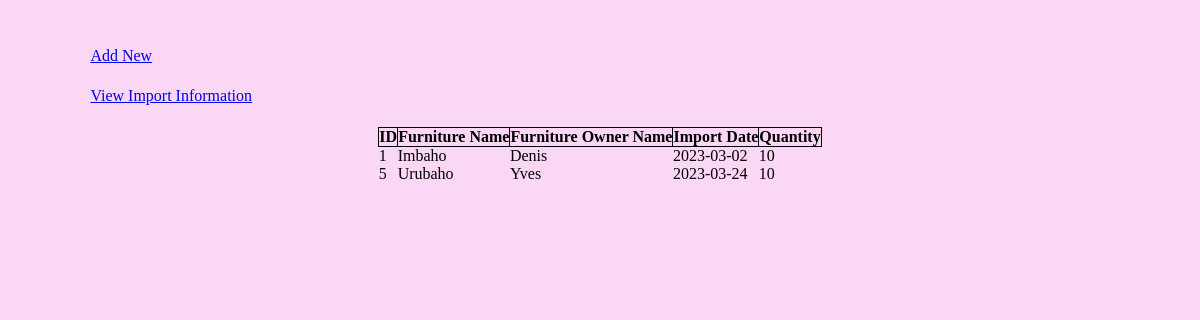
Screenshot of /join.php with the database file from the repository.
### tables this page shows
CREATE TABLE `Import` (
  `FurnitureId` int(11) DEFAULT NULL,
  `ImportDate` date DEFAULT NULL,
  `Quantity` int(11) DEFAULT NULL
);

CREATE TABLE `Furniture` (
  `FurnitureId` int(11) NOT NULL,
  `FurnitureName` varchar(30) NOT NULL,
  `FurnitureOwnerName` varchar(30) NOT NULL
);

### join.php (the view, shortened to what this page needs)
<?php
$conn= mysqli_connect('localhost','root','','Stock');
$sql="SELECT Furniture.FurnitureId, Furniture.FurnitureName,Furniture.FurnitureOwnerName,Import.ImportDate,Import.Quantity
FROM Import
INNER JOIN Furniture ON Import.FurnitureId=Furniture.FurnitureId;";
$result=mysqli_query($conn,$sql);
?>
<html>
<head>
    <link rel="stylesheet" href="./style.css">
<body>
    <div class="button-3"><a href="index.php">Add New </a></div>
    <div class="button-3"><a href="viewimport.php">View Import Information</a></div>
    <div>
        <center>
            <table>
                <tr>
                    <th style="border: 1px solid black;">ID</th>
                    <th style="border: 1px solid black;">Furniture Name</th>
                    <th style="border: 1px solid black;">Furniture Owner Name</th>
                    <th style="border: 1px solid black;">Import Date</th>
                    <th style="border: 1px solid black;">Quantity</th>
                </tr>
                <tbody>
                    <?php while ($row = mysqli_fetch_assoc($result)) { ?>
                    <tr>
                        <td><?php echo $row['FurnitureId']; ?></td>
                        <td><?php echo $row['FurnitureName']; ?></td>
                        <td><?php echo $row['FurnitureOwnerName']; ?></td>
                        <td><?php echo $row['ImportDate']; ?></td>
                        <td><?php echo $row['Quantity']; ?></td>
                    </tr>
                    <?php } ?>
                </tbody>
            </table>
    </div>
</body>
</html>

### style.css (style rules this page uses)
* { margin: 2%; padding: 0; box-sizing: border-box; }
body { background-color: rgb(250, 215, 245); }

### join.php (style rules this page uses)
table { border-collapse: collapse; }

### rows the page displays
import: FurnitureId.FurnitureId "1", FurnitureId.FurnitureName "Imbaho", FurnitureId.FurnitureOwnerName "Denis", ImportDate "2023-03-02", Quantity "10"
import: FurnitureId.FurnitureId "5", FurnitureId.FurnitureName "Urubaho", FurnitureId.FurnitureOwnerName "Yves", ImportDate "2023-03-24", Quantity "10"
